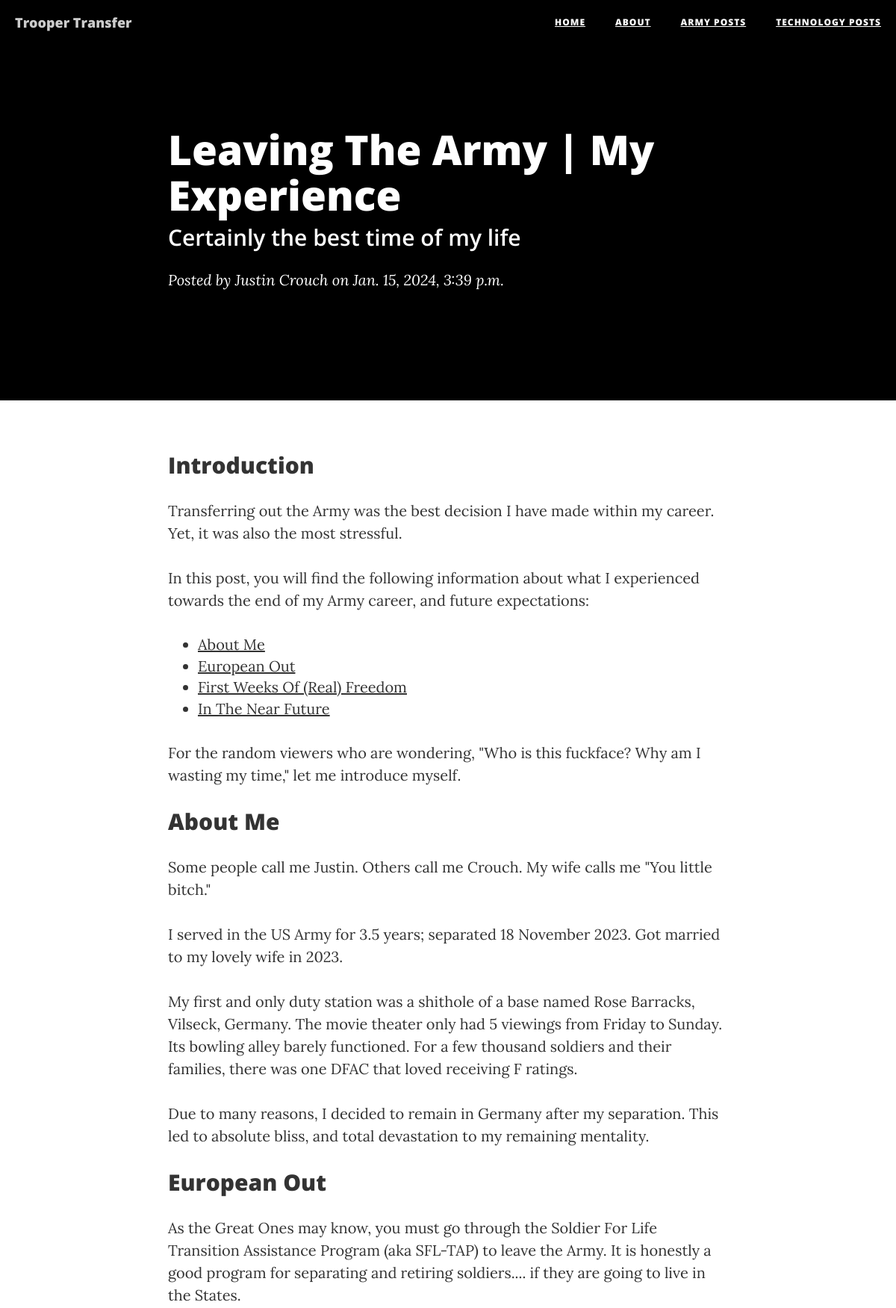
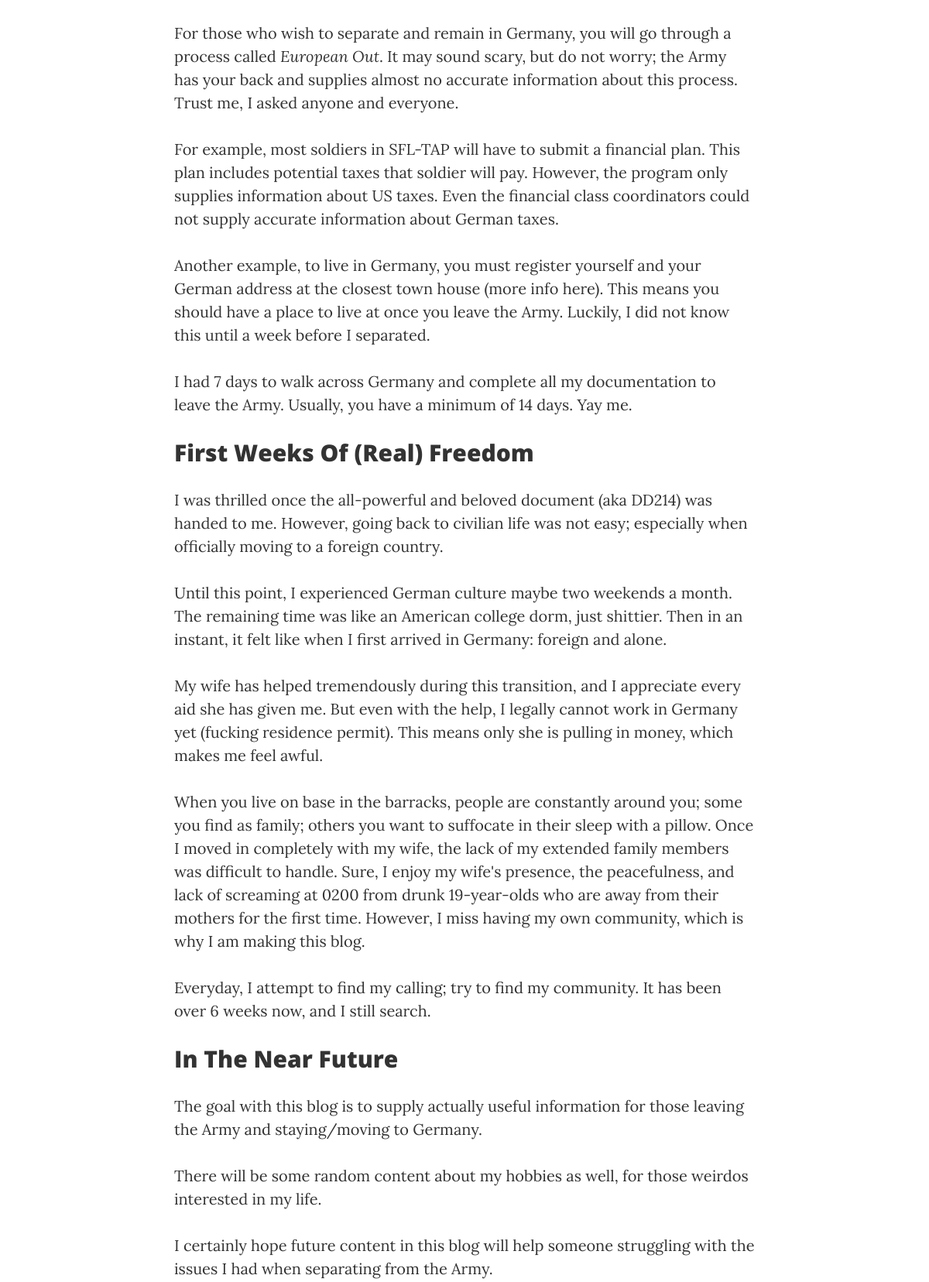
Page /leaving-the-army-my-experience/ (upper part) on the committed database (2 pictures, top to bottom).
### api/models.py (models this page shows, shortened)
class Post(models.Model):
    title = models.CharField(max_length=200, unique=True)
    slug = models.SlugField(max_length=200, unique=True)
    subtitle = models.CharField(max_length=200)
    author = models.ForeignKey(User, on_delete= models.CASCADE, related_name='blog_posts')
    updated_on = models.DateTimeField(auto_now= True)
    content = models.TextField()
    created_on = models.DateTimeField(auto_now_add=True)
    status = models.IntegerField(choices=STATUS, default=0)
    thread = models.IntegerField(choices=THREAD, default=0)
    class Meta:
        ordering = ['-created_on']

### api/views.py (the view)
# urls.py: path('<slug:slug>/', views.PostDetail.as_view(), name='post_detail'),
class PostDetail(generic.DetailView):
	template_name = 'api/post.html'
	def get_queryset(self):
		if(self.request.user.groups.filter(name='Editor').exists()):
			return Post.objects.all()
		return Post.objects.filter(status=1)

### api/templates/api/post.html (shortened to what this page needs)
{% extends 'api/base.html' %}
{% block content %}
    <header class="intro-header" style="background-color: black">
        <div class="container">
            <div class="row">
                <div class="col-lg-8 col-lg-offset-2 col-md-10 col-md-offset-1">
                    <div class="post-heading">
                        <h1>{{ post.title }}</h1>
                        <h2 class="subheading">{{ post.subtitle }}</h2>
                        <span class="meta">Posted by <a href="#">{{ post.author.first_name }} {{ post.author.last_name }}</a> on {{ post.created_on }}</span>
                    </div>
                </div>
            </div>
        </div>
    </header>
    <article>
        <div class="container">
            <div class="row">
                <div class="col-lg-8 col-lg-offset-2 col-md-10 col-md-offset-1">
                    {{ post.content | safe }}
                </div>
            </div>
        </div>
    </article>
{% endblock content %}

### rows in the picture
Post: title "Leaving The Army | My Experience", subtitle "Certainly the best time of my life", author.first_name "Justin", author.last_name "Crouch", created_on "Jan. 15, 2024, 3:39 p.m.", content "Introduction Transferring out the Army was the best decision I have made within my career. Yet, it was also the most stressful. In this post, you will find the following information about what I experienced towards the end of my Army career, and future expectations: About Me European Out First Weeks Of (Real) Freedom In The Near Future For the random viewers who are wondering, \"Who is this fuckface? Why am I wasting my time,\" let me introduce myself. About Me Some people call me Justin. Others call me Crouch. My wife calls me \"You little bitch.\" I served in the US Army for 3.5 years; separated 18 November 2023. Got married to my lovely wife in 2023. My first and only duty station was a…"
